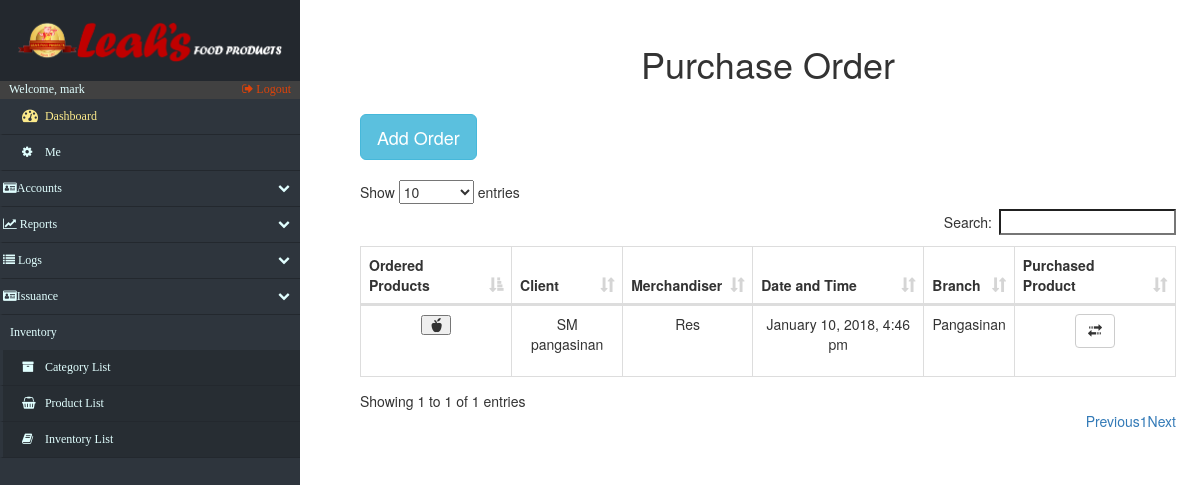
The page /porder.php (signed in) on the database as committed earlier.
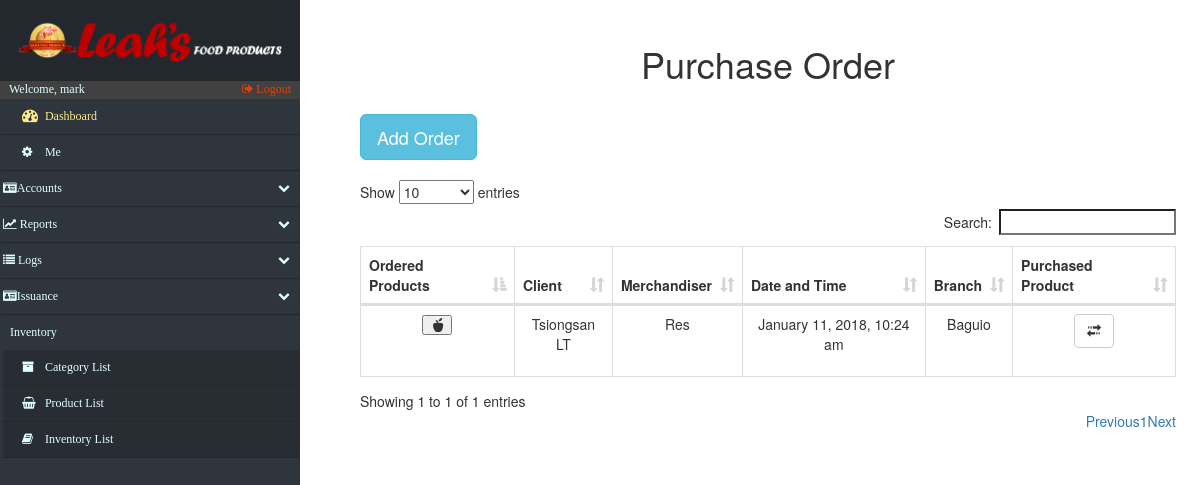
The same page on the database as committed later.
### tables this page shows
CREATE TABLE `purchased_order` (
  `order_id` int(50) NOT NULL,
  `order_date` varchar(50) NOT NULL,
  `client_id` int(20) NOT NULL,
  `merchandiser` varchar(20) NOT NULL
);

CREATE TABLE `clients` (
  `c_id` int(15) NOT NULL,
  `c_name` varchar(20) NOT NULL,
  `c_address` varchar(20) NOT NULL,
  `c_location` varchar(50) DEFAULT NULL
);

CREATE TABLE `merchandiser` (
  `m_id` int(15) NOT NULL,
  `m_name` varchar(25) NOT NULL,
  `m_contact_number` int(15) NOT NULL,
  `m_address` varchar(50) NOT NULL,
  `m_branch` varchar(10) NOT NULL
);

### porder.php (the view, shortened to what the changed rows need)
<!DOCTYPE html>
<html lang="en">
<head>
    <?php include('fragments/config.php') ?>
    <link rel="stylesheet" href="https://maxcdn.bootstrapcdn.com/bootstrap/3.3.7/css/bootstrap.min.css">
    <link href="src/css/datatables.css" rel="stylesheet">
    <link href="//maxcdn.bootstrapcdn.com/font-awesome/4.2.0/css/font-awesome.min.css" rel="stylesheet">
    <link href="src/css/sidebar.css" rel="stylesheet">
    <link href="src/css/custom.css" rel="stylesheet">
    <link href="src/css/index.css" rel="stylesheet">
</head>
<body>
    <div id="page-content-wrapper">
        <div class="containers">
            <table class="table table-striped table-bordered">
                <h1 align="center">Purchase Order</h1>
            </table>
            <?php
							$retrieve = ("SELECT * FROM purchased_order INNER JOIN clients ON purchased_order.client_id = clients.c_id INNER JOIN merchandiser ON purchased_order.merchandiser = merchandiser.m_id");
							$results = mysqli_query($db, $retrieve);
						?>
					<table id="datatables" class="table table-hover table-bordered dataTable" cellspacing="0" width="100%" role="grid" aria-describedby="myTable_info" style="width: 100%;">
						<thead>
							<tr>
								<th>Ordered Products</th>
								<th>Client</th>
								<th>Merchandiser</th>
								<th>Date and Time</th>
								<th>Branch</th>
								<th>Purchased Product</th>
							</tr>
						</thead>
						<tbody>
							<?php
								foreach ($results as $data):
							?>
								<tr>
										<?php
											$po_id=$data["order_id"];
										?>
									<td data-title="Products Ordered">
                                        <table class="table table-striped table-bordered">
                                            <button type="button" class="glyphicon glyphicon-apple" data-toggle="modal" aria-hidden="true" data-target="#<?php echo $po_id ?>"></button>
                                        </table>
									</td>
									<td data-title="c_id">
										<?php echo $c_id=$data["c_name"]; ?>
									</td>
									<td data-title="m_id">
										<?php echo $m_id=$data["m_name"]; ?>
									</td>
									<td data-title="Date/Time">
										<?php echo $data["order_date"]; ?>
									</td>
									<td data-title="Branch">
										<?php
										$passBranch = $data["c_location"];
                                        echo $passBranch;
										?>
									</td>
									<td data-title="Purchased Product">
                                        <table class="table table-striped table-bordered">
                                            <a href="purchased_order_fn.php?po_id=<?php echo $po_id; ?>&Branch=<?php echo $passBranch; ?>">
                                                <button type="button" class="btn btn-default">
                                                <span class="glyphicon glyphicon-transfer" aria-hidden="true"></span>
                                                </button>
                                            </a>
                                        </table>
                                </td>
								</tr>
								<?php
								endforeach;
							?>
						</tbody>
					</table>
		</div>
    </div>
</body>
</html>

Rows that differ between the two databases and show on the page:
removed purchased_order: client.c_name "SM pangasinan", merchandiser.m_name "Res", order_date "January 10, 2018, 4:46 pm", client.c_location "Pangasinan"
added purchased_order: client.c_name "Tsiongsan LT", merchandiser.m_name "Res", order_date "January 11, 2018, 10:24 am", client.c_location "Baguio"
